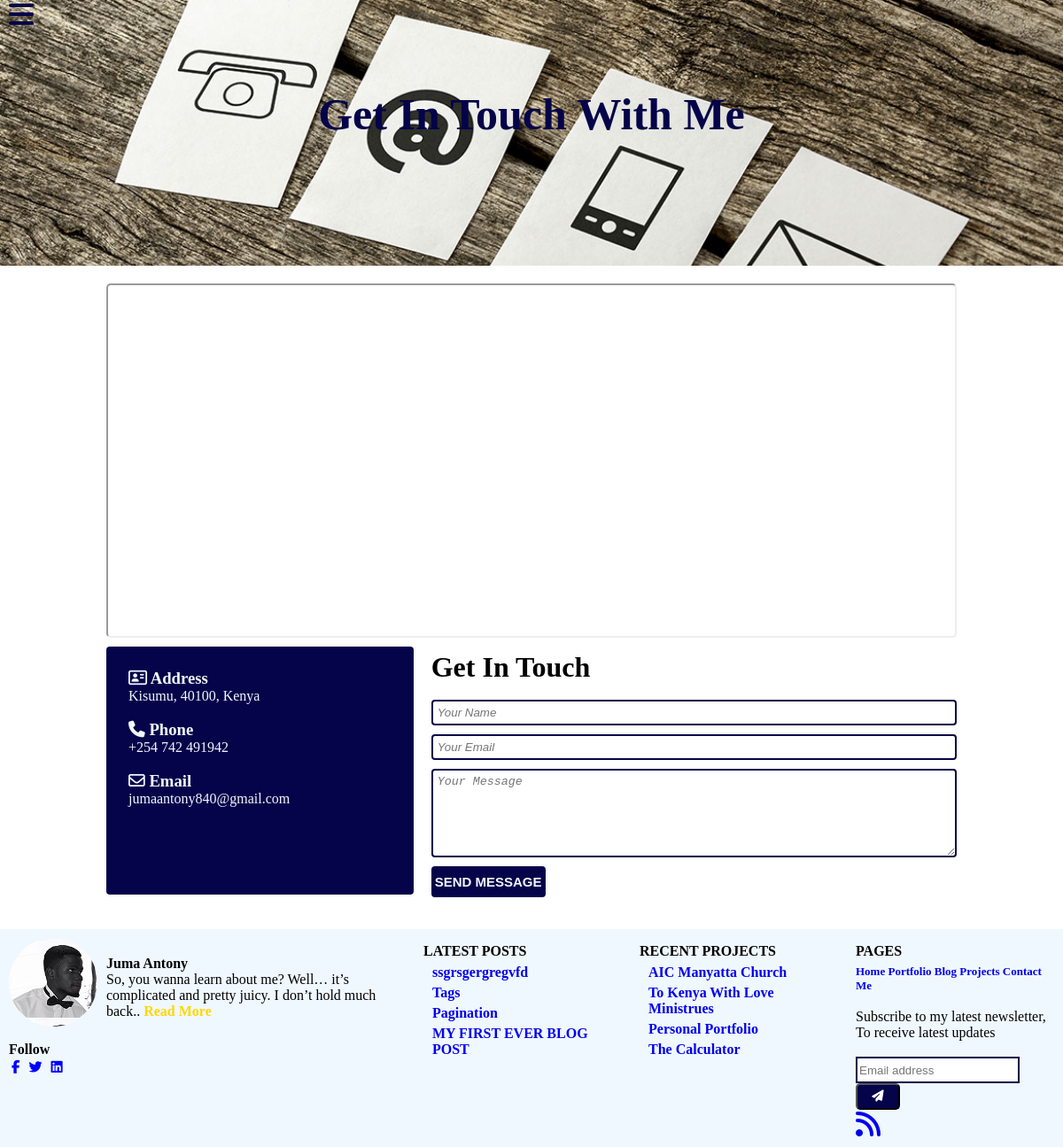
The page /contact.html on the database its author committed.
### MySite/models.py (models this page shows, shortened)
class Post(models.Model):
    STATUS_CHOICES = (
        ('draft', 'Draft'),
        ('published', 'Published')
    )
    title = models.CharField(max_length=100)
    slug = models.SlugField(max_length=50, unique_for_date='publish')
    featured_image = models.ImageField(upload_to='featuredImage/')
    author = models.ForeignKey(User, on_delete=models.CASCADE, related_name='blog_posts')
    body = RichTextUploadingField()
    created = models.DateTimeField(auto_now_add=True)
    publish = models.DateTimeField(default=timezone.now)
    updated = models.DateTimeField(auto_now_add=True)
    status = models.CharField(max_length=10, choices=STATUS_CHOICES, default='draft')
    objects = models.Manager()  # default manager
    published = PublishedManager()  # custom manager
    tags = TaggableManager()
    class Meta:
        ordering = ('-publish',)
    def get_absolute_url(self):
        return reverse('MySite:PostDetail', args=[self.publish.year,
                                                  self.publish.month,
                                                  self.publish.day,
                                                  self.slug])

class Project(models.Model):
    STATUS_CHOICES = (
        ('draft', 'Draft'),
        ('published', 'Published')
    )
    title = models.CharField(max_length=100)
    slug = models.SlugField(max_length=50, unique_for_date='publish')
    featured_img = models.ImageField(upload_to='ProjectImages')
    body = RichTextUploadingField()
    created = models.DateTimeField(auto_now_add=True)
    publish = models.DateTimeField(default=timezone.now)
    updated = models.DateField(auto_now_add=True)
    status = models.CharField(max_length=10, choices=STATUS_CHOICES, default='draft')
    objects = models.Manager()  # default manager
    published = PublishedManager()  # custom manager
    class Meta:
        ordering = ('-publish',)

### MySite/views.py (the view)
# urls.py: path('contact.html', views.Contact, name='Contact'),
def Contact(request):
    if request.method == "POST":
        message_name = request.POST['message-name']
        message_email = request.POST['message-email']
        message = request.POST['message']
        send_mail(
            'message from' + message_name, # subject
            message, # message
            message_email , # from
            ['jumaantony840@gmail.com'], # to
        )
        return render(request, 'contact.html',
                      {'message_name': "Hello " + message_name + "! We will resopnd to you shortly..."})
    else:
        return render(request, 'contact.html', {})

### MySite/models.py (called while the page is built)
    def get_queryset(self):
        return super(PublishedManager, self).get_queryset() \
            .filter(status='published')

### MySite/templatetags/mysite_tags.py (called while the page is built)
@register.inclusion_tag('latest_posts.html')
def show_latest_posts(count=5):
    latest_posts = Post.published.order_by('-publish')[:count]
    return {'latest_posts': latest_posts}

@register.inclusion_tag('latest_projects.html')
def show_latest_projects(count=5):
    latest_projects = Project.objects.filter(status='publish').order_by('-publish')[:count]
    return {'latest_projects': latest_projects}

### MySite/templates/contact.html (shortened to what this page needs)
{% extends 'base.html' %}
{% load static %}
{% load mysite_tags %}
{% block content %}
<link rel="stylesheet" type="text/css" href="{% static 'css/contact.css' %}">
<div id="main">
    <div class="cnct-header"><h1 class="cntct-head">Get In Touch With Me</h1></div>
  <body>
    <div>
      <iframe src="https://www.google.com/maps/embed?pb=!1m18!1m12!1m3!1d1021393.4635832297!2d34.627645042213445!3d0.013033031194875134!2m3!1f0!2f0!3f0!3m2!1i1024!2i768!4f13.1!3m3!1m2!1s0x182aa437ad4ac81d%3A0x2012a439d6248dd2!2sKisumu!5e0!3m2!1sen!2ske!4v1597886292295!5m2!1sen!2ske" class="map"></iframe>
    </div>
    <div class="contact-cont">
        <div class="contct">
          <h3> <i class="fa fa-address-card-o" aria-hidden="true"></i> Address </h3>
            <p>Kisumu, 40100, Kenya</p><br>
          <h3> <i class="fa fa-phone" aria-hidden="true"></i> Phone</h3>
            <p>+254 742 491942</p><br>
          <h3> <i class="fa fa-envelope-o" aria-hidden="true"></i> Email</h3>
            <p>jumaantony840@gmail.com</p>
        </div>
        <div class="form">
          <h1>Get In Touch</h1>
          <br>
          <form action="{% url 'MySite:Contact' %}" method="POST">
            <input type="text" name="message-name"  placeholder="Your Name" class="contct-name">
            <input type="email" name="message-email"  placeholder="Your Email" class="contct-email">
            <br>
            <textarea name="message" placeholder="Your Message" class="contct-message"></textarea>
            <br>
            <button type="submit" class="btn-message ">Send Message</button>
          </form>
        </div>
    </div>
    {% include "footer.html" %}
  </body>
{% endblock %}

### MySite/templates/latest_posts.html
{% load static %}
<link rel="stylesheet" type="text/css" href="{% static 'css/post-list.css' %}">
<ul>
    {% for post in latest_posts %}
        <p class="sub-cat"><a href="{{ post.get_absolute_url }}">{{post.title}}</a></p>
    {% endfor %}
</ul>

### MySite/templates/latest_projects.html
{% load static %}
<link rel="stylesheet" type="text/css" href="{% static 'css/post-list.css' %}">
<ul>
    {% for project in latest_projects %}
        <p class="sub-cat"><a href="{% url 'MySite:ProjectDetail' project.slug %}">{{project.title}}</a></p>
    {% endfor %}
</ul>

### MySite/static/css/base.css (style rules this page uses)
* { margin: 0px; padding: 0px; box-sizing: border-box; max-height: 100%vh; }
#main { transition: margin-left 1s; }

### MySite/static/css/contact.css (style rules this page uses)
.cnct-header { background-image: url(../images/contact.jpg); background-size: cover; width: 100%; height: 300px; margin-top: -32px; }
.cntct-head { text-align: center; color:#050349; font-weight: bolder; text-transform: capitalize; font-size: 50px; padding-top: 100px; }
.map { margin-top: 20px; width: 80%; height: 400px; margin-left: 10%; align-self: center; margin-bottom: 10px; border-radius: 5px; }
@media (min-width: 768px) { .contact-cont { display: flex; } }
@media (min-width: 768px) { .form { margin-left: 20px; } }
.contact-cont { margin-left: 10%; margin-right: 10% ; margin-bottom: 3%; }
.contct { flex: 1; padding: 25px; background-color: #050349; color: aliceblue; height: 280px; border-radius: 4px; }
.form { padding-top:5px ; flex: 2; }
.contct-name, .contct-email, .contct-message { padding: 5px; margin-bottom: 10px; width: 100%; border:2px solid #050349; border-radius: 4px; font-style: italic; }
.contct-message { height: 100px; }
.btn-message { padding: 2px; height: 35px; font-weight: bolder; text-transform: uppercase; background-color:#050349; color: aliceblue; border: solid #050349 2px; border-radius: 4px; font-size: 15px; }

### MySite/static/css/footer.css (style rules this page uses)
a:link { text-decoration: none; font-weight: bold; }

### MySite/static/css/post-list.css (style rules this page uses)
#main { flex: 1; }
.sub-cat { display: flex; padding-bottom: 5px; font-size: 16px; padding-left: 10px; }

### rows shown on the page
Post: title "ssgrsgergregvfd"
Post: title "Tags"
Post: title "Pagination"
Post: title "MY FIRST EVER BLOG POST"
Project: title "AIC Manyatta Church"
Project: title "To Kenya With Love Ministrues"
Project: title "Personal Portfolio"
Project: title "The Calculator"
